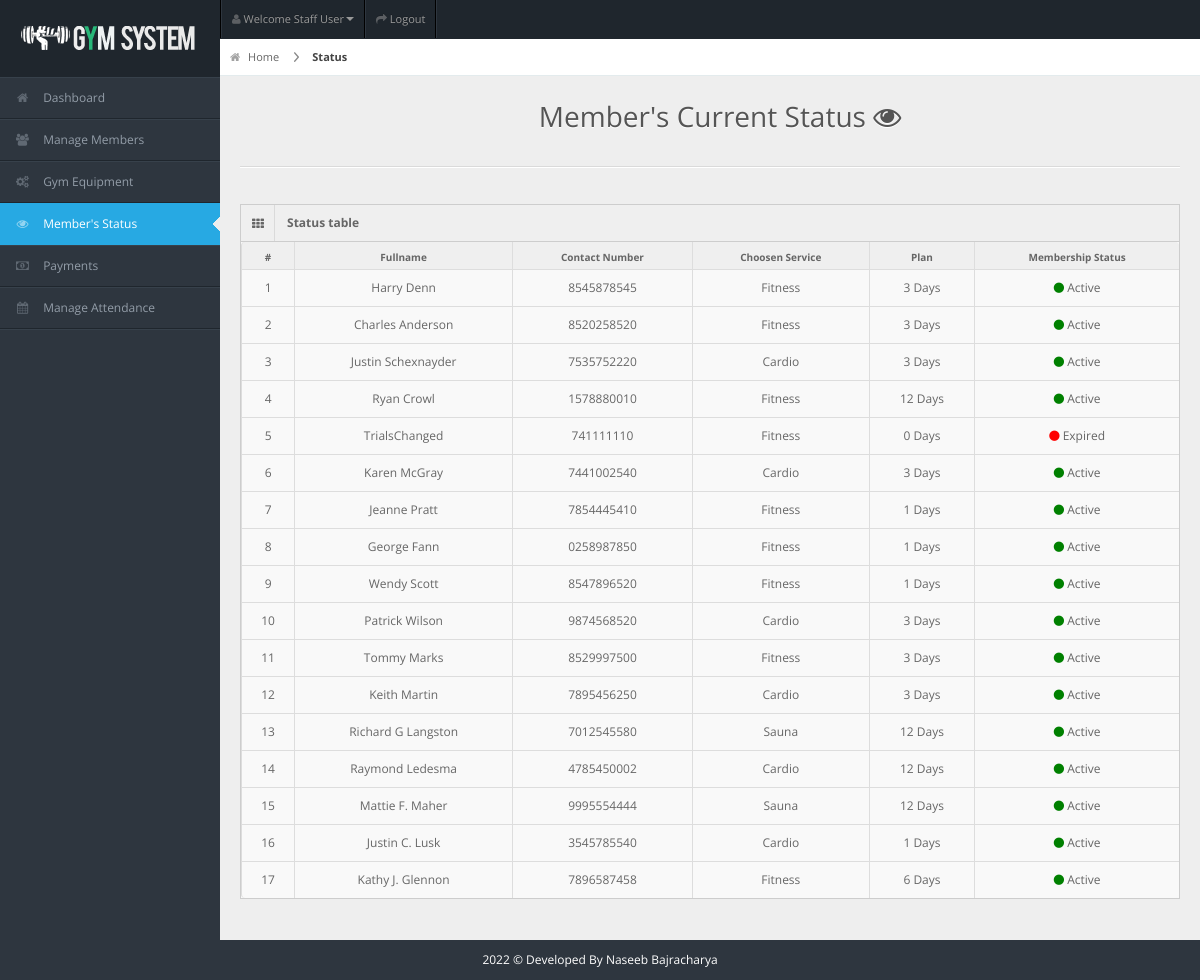
/staff/staff-pages/member-status.php (signed in), run on the app's committed database.
### tables this page shows
CREATE TABLE `members` (
  `user_id` int(11) NOT NULL,
  `fullname` varchar(20) NOT NULL,
  `username` varchar(20) NOT NULL,
  `password` varchar(100) NOT NULL,
  `gender` varchar(20) NOT NULL,
  `dor` date NOT NULL,
  `services` varchar(50) NOT NULL,
  `amount` int(100) NOT NULL,
  `paid_date` date NOT NULL,
  `p_year` int(11) NOT NULL,
  `plan` varchar(100) NOT NULL,
  `address` varchar(20) NOT NULL,
  `contact` varchar(10) NOT NULL,
  `status` varchar(20) NOT NULL DEFAULT 'Active',
  `attendance_count` int(100) NOT NULL,
  `ini_weight` int(100) NOT NULL DEFAULT '0',
  `curr_weight` int(100) NOT NULL DEFAULT '0',
  `ini_bodytype` varchar(50) NOT NULL,
  `curr_bodytype` varchar(50) NOT NULL,
  `progress_date` date NOT NULL,
  `reminder` int(11) NOT NULL DEFAULT '0'
);

### staff/staff-pages/member-status.php (the view, shortened to what this page needs)
<!DOCTYPE html>
<html lang="en">
<head>
<link rel="stylesheet" href="../css/bootstrap.min.css" />
<link rel="stylesheet" href="../css/bootstrap-responsive.min.css" />
<link rel="stylesheet" href="../css/fullcalendar.css" />
<link rel="stylesheet" href="../css/matrix-style.css" />
<link rel="stylesheet" href="../css/matrix-media.css" />
<link href="../font-awesome/css/font-awesome.css" rel="stylesheet" />
<link rel="stylesheet" href="../css/jquery.gritter.css" />
</head>
<body>
<div id="header">
  <h1><a href="dashboard.html">Perfect Gym</a></h1>
</div>
<?php include '../includes/header.php'?>
<?php $page="membersts"; include '../includes/sidebar.php'?>
<div id="content">
  <div id="content-header">
    <div id="breadcrumb"> <a href="index.php" title="Go to Home" class="tip-bottom"><i class="icon-home"></i> Home</a> <a href="member-status.php" class="current">Status</a> </div>
    <h1 class="text-center">Member's Current Status <i class="icon icon-eye-open"></i></h1>
  </div>
  <div class="container-fluid">
    <hr>
    <div class="row-fluid">
      <div class="span12">
      <div class='widget-box'>
          <div class='widget-title'> <span class='icon'> <i class='icon-th'></i> </span>
            <h5>Status table</h5>
          </div>
          <div class='widget-content nopadding'>
	  <?php
      $qry="select * from members";
      $cnt =1;
        $result=mysqli_query($conn,$qry);
          echo"<table class='table table-bordered table-striped'>
              <thead>
                <tr>
                  <th>#</th>
                  <th>Fullname</th>
                  <th>Contact Number</th>
                  <th>Choosen Service</th>
                  <th>Plan</th>
                  <th>Membership Status</th>
                </tr>
              </thead>";
            while($row=mysqli_fetch_array($result)){ ?>
           <tbody>
               <td><div class='text-center'><?php echo $cnt;?></div></td>
                <td><div class='text-center'><?php echo $row['fullname'];?></div></td>
                <td><div class='text-center'><?php echo $row['contact'];?></div></td>
                <td><div class='text-center'><?php echo $row['services'];?></div></td>
                <td><div class='text-center'><?php echo $row['plan'];?> Days</div></td>
                <td><div class='text-center'><?php if( $row['status'] == 'Active' ){ echo '<i class="icon icon-circle" style="color:green;"></i> Active';} else { echo '<i class="icon icon-circle" style="color:red;"></i> Expired';}?></div></td>
              </tbody>
              <?php $cnt++;  }
            ?>
            </table>
          </div>
        </div>
      </div>
    </div>
  </div>
</div>
<div class="row-fluid">
  <div id="footer" class="span12"> <?php echo date("Y");?> &copy; Developed By Naseeb Bajracharya</a> </div>
</div>
</body>
</html>

### staff/css/matrix-style.css (style rules this page uses)
* { outline: none !important; -moz-outline: none !important; }
html, body { height: 100%; }
body { overflow-x: hidden; margin-top: -10px; font-family: "Open Sans", sans-serif; font-size: 12px; color: #666; }
a { color: #666; }
select, textarea, input[type="text"], input[type="password"], input[type="datetime"], input[type="datetime-local"], input[type="date"], input[type="month"], input[type="time"], input[type="week"], input[type="number"], input[type="email"], input[type="url"], input[type="search"], input[type="tel"], input[type="color"], .uneditable-input, .label, .dropdown-menu, .btn, .well, .progress, .table-bordered, .btn-group > .btn:first-child, .btn-group > .btn:last-child, .btn-group > .btn:last-child, .btn-group > .dropdown-toggle, .alert { border-radius: 0px; }
#footer { padding: 10px; text-align: center; }
hr { border-top-color: #dadada; }
#header { height: 77px; position: relative; width: 100%; z-index: -9; }
#header h1 { background: url("../img/icontest3.png") no-repeat scroll 0 0 transparent; height: 31px; left: 20px; line-height: 600px; overflow: hidden; position: relative; top: 26px; width: 191px; }
#header h1 a { display: block; }
#content { background: none repeat scroll 0 0 #eeeeee; margin-left: 220px; margin-right: 0; padding-bottom: 25px; position: relative; min-height: 100%; width: auto; }
#content-header { position: abslute; width: 100%; margin-top: -38px; z-index: 20; }
#content-header h1 { color: #555555; font-size: 28px; font-weight: normal; float: none; text-shadow: 0 1px 0 #ffffff; margin-left: 20px; position: relative; }
#content-header h1, #content-header .btn-group { margin-top: 20px; }
#breadcrumb { background-color: #fff; border-bottom: 1px solid #e3ebed; }
#breadcrumb a { padding: 8px 20px 8px 10px; display: inline-block; background-image: url("../img/breadcrumb.png"); background-position: center right; background-repeat: no-repeat; font-size: 11px; color: #666666; }
#breadcrumb a:last-child { background-image: none; }
#breadcrumb a.current { font-weight: bold; color: #444444; }
#breadcrumb a i { margin-right: 5px; opacity: 0.6; }
.widget-box { background: none repeat scroll 0 0 #f9f9f9; border-left: 1px solid #cdcdcd; border-top: 1px solid #cdcdcd; border-right: 1px solid #cdcdcd; clear: both; margin-top: 16px; margin-bottom: 16px; position: relative; }
.widget-title, .modal-header, .table th, div.dataTables_wrapper .ui-widget-header { background: #efefef; border-bottom: 1px solid #cdcdcd; height: 36px; }
.widget-title span.icon { padding: 9px 10px 7px 11px; float: left; border-right: 1px solid #dadada; }
.widget-title h5 { color: #666; float: left; font-size: 12px; font-weight: bold; padding: 12px; line-height: 12px; margin: 0; }
.widget-content { padding: 15px; border-bottom: 1px solid #cdcdcd; }
.table th { height: auto; font-size: 10px; padding: 5px 10px 2px; border-bottom: 0; text-align: center; color: #666666; }
.nopadding { padding: 0 !important; }
.nopadding .table { margin-bottom: 0; }
.nopadding .table-bordered { border: 0; }

### staff/css/matrix-media.css (style rules this page uses)
body { background:#2E363F; }
#header { background-color: #1f262d; margin-top:10px; }

### staff/staff-pages/member-status.php (style rules this page uses)
#footer { color: white; }

### data on the page
members: fullname "Harry Denn", contact "8545878545", services "Fitness", plan "3", status "Active" (drawn)
members: fullname "Charles Anderson", contact "8520258520", services "Fitness", plan "3", status "Active" (drawn)
members: fullname "Justin Schexnayder", contact "7535752220", services "Cardio", plan "3", status "Active" (drawn)
members: fullname "Ryan Crowl", contact "1578880010", services "Fitness", plan "12", status "Active" (drawn)
members: fullname "TrialsChanged", contact "741111110", services "Fitness", plan "0", status "Expired" (drawn)
members: fullname "Karen McGray", contact "7441002540", services "Cardio", plan "3", status "Active" (drawn)
members: fullname "Jeanne Pratt", contact "7854445410", services "Fitness", plan "1", status "Active" (drawn)
members: fullname "George Fann", contact "0258987850", services "Fitness", plan "1", status "Active" (drawn)
members: fullname "Wendy Scott", contact "8547896520", services "Fitness", plan "1", status "Active" (drawn)
members: fullname "Patrick Wilson", contact "9874568520", services "Cardio", plan "3", status "Active" (drawn)
members: fullname "Tommy Marks", contact "8529997500", services "Fitness", plan "3", status "Active" (drawn)
members: fullname "Keith Martin", contact "7895456250", services "Cardio", plan "3", status "Active" (drawn)
members: fullname "Richard G Langston", contact "7012545580", services "Sauna", plan "12", status "Active" (drawn)
members: fullname "Raymond Ledesma", contact "4785450002", services "Cardio", plan "12", status "Active" (drawn)
members: fullname "Mattie F. Maher", contact "9995554444", services "Sauna", plan "12", status "Active" (drawn)
members: fullname "Justin C. Lusk", contact "3545785540", services "Cardio", plan "1", status "Active" (drawn)
members: fullname "Kathy J. Glennon", contact "7896587458", services "Fitness", plan "6", status "Active" (drawn)
